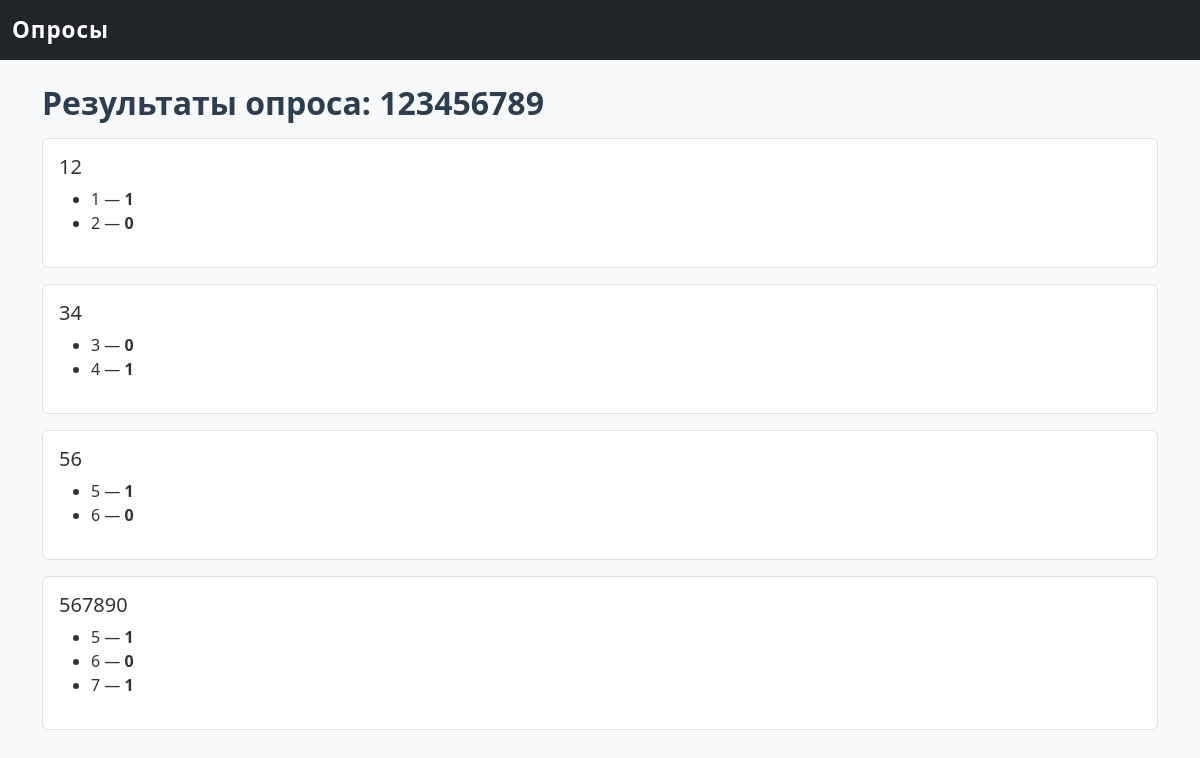
/survey/1/results, run on an earlier commit of the app's database.
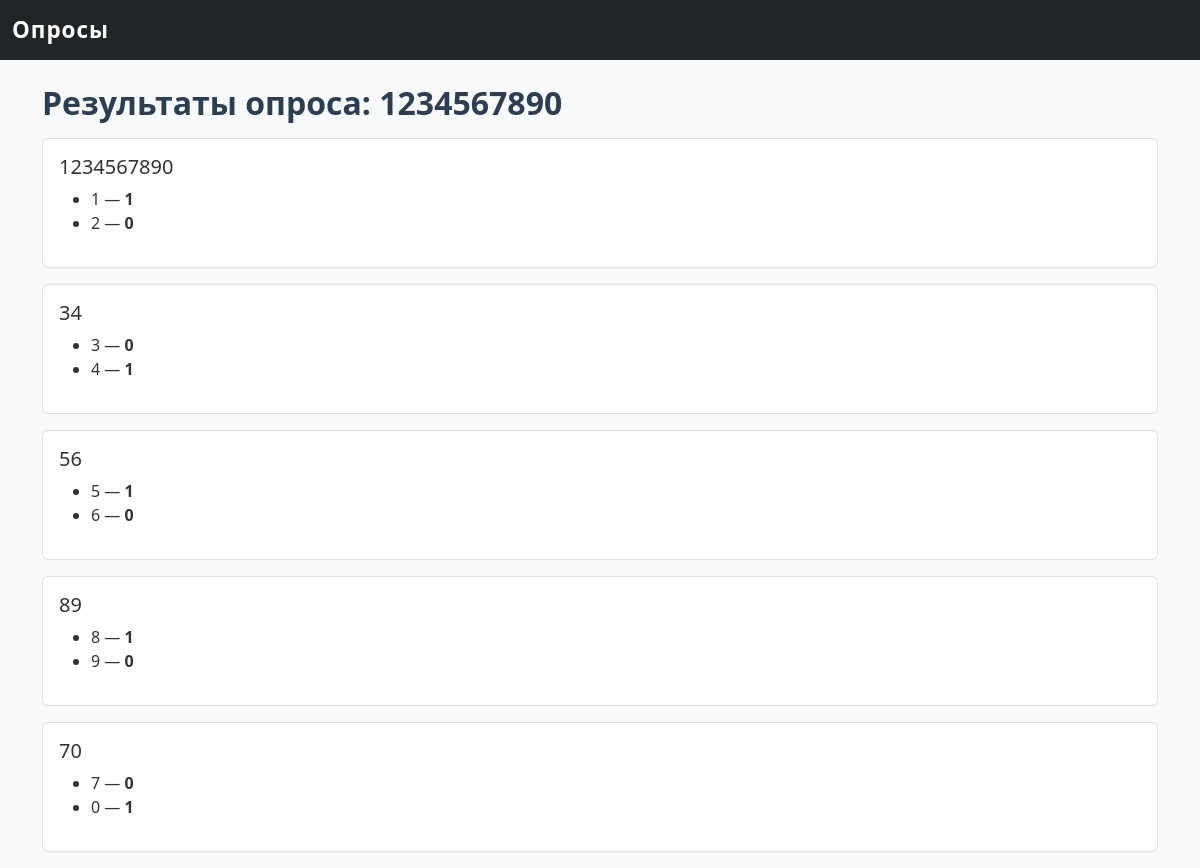
And on a later commit of the database.
### survey_app/models.py (models this page shows)
class Survey(db.Model):
    id = db.Column(db.Integer, primary_key=True)
    title = db.Column(db.String(200), nullable=False)
    description = db.Column(db.Text)
    created_at = db.Column(db.DateTime, default=datetime.utcnow)
    is_active = db.Column(db.Boolean, default=False)  # 🔹 активный или завершён
    questions = db.relationship("Question", backref="survey", lazy=True, cascade="all, delete")

class Question(db.Model):
    id = db.Column(db.Integer, primary_key=True)
    text = db.Column(db.String(500), nullable=False)
    q_type = db.Column(db.String(20), nullable=False)  # "single" | "multiple"
    survey_id = db.Column(db.Integer, db.ForeignKey("survey.id"), nullable=False)
    choices = db.relationship("Choice", backref="question", lazy=True, cascade="all, delete")

### survey_app/routes.py (the view)
@bp.route("/survey/<int:survey_id>/results")
def results(survey_id):
    survey = Survey.query.get_or_404(survey_id)
    stats = {}
    for q in survey.questions:
        q_stats = {}
        for c in q.choices:
            count = Response.query.filter_by(choice_id=c.id).count()
            q_stats[c.text] = count
        stats[q.text] = q_stats
    return render_template("survey_results.html", survey=survey, stats=stats)

### survey_app/templates/survey_results.html
{% extends "base.html" %}
{% block content %}
<h2>Результаты опроса: {{ survey.title }}</h2>
{% for q, answers in stats.items() %}
  <div class="mb-3 p-3 border rounded bg-white">
    <h5>{{ q }}</h5>
    <ul>
      {% for choice, count in answers.items() %}
        <li>{{ choice }} — <strong>{{ count }}</strong></li>
      {% endfor %}
    </ul>
  </div>
{% endfor %}
{% endblock %}

What changed in the data, as far as the page shows it:
changed Survey: title "123456789" → "1234567890"
changed Question (number 1 of 5 on the later page): text "12" → "1234567890"
changed Question (number 4 of 5 on the later page): text "567890" → "89"
added Question: text "70", answers "7" "0", answers "0" "1"
Also different on the page:
new list line: "8 — 1"
new list line: "9 — 0"
list line gone: "5 — 1"
list line gone: "6 — 0"
list line gone: "7 — 1"
